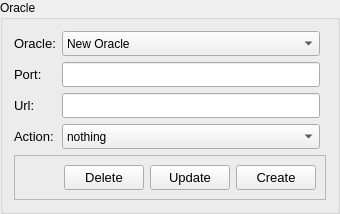
                   <widget class="QGroupBox" name="gbxOracleEdit_2">
                    <property name="title">
                     <string>Oracle</string>
                    </property>
                    <layout class="QGridLayout" name="gridLayout_12">
                     <item row="1" column="1">
                      <widget class="QLineEdit" name="txtOracleEditPort_2">
                       <property name="minimumSize">
                        <size>
                         <width>0</width>
                         <height>25</height>
                        </size>
                       </property>
                       <property name="maximumSize">
                        <size>
                         <width>16777215</width>
                         <height>25</height>
                        </size>
                       </property>
                       <property name="font">
                        <font>
                         <pointsize>10</pointsize>
                        </font>
                       </property>
                      </widget>
                     </item>
                     <item row="4" column="0" colspan="3">
                      <widget class="QFrame" name="frame_29">
                       <property name="minimumSize">
                        <size>
                         <width>0</width>
                         <height>0</height>
                        </size>
                       </property>
                       <property name="frameShape">
                        <enum>QFrame::StyledPanel</enum>
                       </property>
                       <property name="frameShadow">
                        <enum>QFrame::Raised</enum>
                       </property>
                       <layout class="QHBoxLayout" name="horizontalLayout_16">
                        <item>
                         <spacer name="horizontalSpacer_4">
                          <property name="orientation">
                           <enum>Qt::Horizontal</enum>
                          </property>
                          <property name="sizeHint" stdset="0">
                           <size>
                            <width>40</width>
                            <height>20</height>
                           </size>
                          </property>
                         </spacer>
                        </item>
                        <item>
                         <widget class="QPushButton" name="btnOracleEdit_2">
                          <property name="minimumSize">
                           <size>
                            <width>0</width>
                            <height>25</height>
                           </size>
                          </property>
                          <property name="maximumSize">
                           <size>
                            <width>16777215</width>
                            <height>25</height>
                           </size>
                          </property>
                          <property name="font">
                           <font>
                            <pointsize>10</pointsize>
                           </font>
                          </property>
                          <property name="text">
                           <string>Delete</string>
                          </property>
                         </widget>
                        </item>
                        <item>
                         <widget class="QPushButton" name="pushButton_16">
                          <property name="minimumSize">
                           <size>
                            <width>0</width>
                            <height>25</height>
                           </size>
                          </property>
                          <property name="maximumSize">
                           <size>
                            <width>16777215</width>
                            <height>25</height>
                           </size>
                          </property>
                          <property name="font">
                           <font>
                            <pointsize>10</pointsize>
                           </font>
                          </property>
                          <property name="text">
                           <string>Update</string>
                          </property>
                         </widget>
                        </item>
                        <item>
                         <widget class="QPushButton" name="pushButton_17">
                          <property name="minimumSize">
                           <size>
                            <width>0</width>
                            <height>25</height>
                           </size>
                          </property>
                          <property name="maximumSize">
                           <size>
                            <width>16777215</width>
                            <height>25</height>
                           </size>
                          </property>
                          <property name="font">
                           <font>
                            <pointsize>10</pointsize>
                           </font>
                          </property>
                          <property name="text">
                           <string>Create</string>
                          </property>
                         </widget>
                        </item>
                       </layout>
                      </widget>
                     </item>
                     <item row="0" column="1">
                      <widget class="QComboBox" name="cbxOracleEditOracle_2">
                       <property name="minimumSize">
                        <size>
                         <width>0</width>
                         <height>25</height>
                        </size>
                       </property>
                       <property name="maximumSize">
                        <size>
                         <width>16777215</width>
                         <height>25</height>
                        </size>
                       </property>
                       <property name="font">
                        <font>
                         <pointsize>9</pointsize>
                        </font>
                       </property>
                       <item>
                        <property name="text">
                         <string>New Oracle</string>
                        </property>
                       </item>
                      </widget>
                     </item>
                     <item row="0" column="0">
                      <widget class="QLabel" name="lblOracleEditOracle_2">
                       <property name="minimumSize">
                        <size>
                         <width>0</width>
                         <height>0</height>
                        </size>
                       </property>
                       <property name="font">
                        <font>
                         <pointsize>10</pointsize>
                        </font>
                       </property>
                       <property name="text">
                        <string>Oracle:</string>
                       </property>
                      </widget>
                     </item>
                     <item row="3" column="1">
                      <widget class="QComboBox" name="cbxOracleEditAction_2">
                       <property name="minimumSize">
                        <size>
                         <width>0</width>
                         <height>25</height>
                        </size>
                       </property>
                       <property name="maximumSize">
                        <size>
                         <width>16777215</width>
                         <height>25</height>
                        </size>
                       </property>
                       <property name="font">
                        <font>
                         <pointsize>9</pointsize>
                        </font>
                       </property>
                       <item>
                        <property name="text">
                         <string>nothing</string>
                        </property>
                       </item>
                       <item>
                        <property name="text">
                         <string>log</string>
                        </property>
                       </item>
                       <item>
                        <property name="text">
                         <string>filter</string>
                        </property>
                       </item>
                      </widget>
                     </item>
                     <item row="3" column="0">
                      <widget class="QLabel" name="lblOracleEditAction_2">
                       <property name="minimumSize">
                        <size>
                         <width>0</width>
                         <height>0</height>
                        </size>
                       </property>
                       <property name="font">
                        <font>
                         <pointsize>10</pointsize>
                        </font>
                       </property>
                       <property name="text">
                        <string>Action:</string>
                       </property>
                      </widget>
                     </item>
                     <item row="2" column="1">
                      <widget class="QLineEdit" name="txtOracleEditUrl_2">
                       <property name="minimumSize">
                        <size>
                         <width>0</width>
                         <height>25</height>
                        </size>
                       </property>
                       <property name="maximumSize">
                        <size>
                         <width>16777215</width>
                         <height>25</height>
                        </size>
                       </property>
                       <property name="font">
                        <font>
                         <pointsize>10</pointsize>
                        </font>
                       </property>
                      </widget>
                     </item>
                     <item row="2" column="0">
                      <widget class="QLabel" name="lblOracleEditUrl_2">
                       <property name="minimumSize">
                        <size>
                         <width>0</width>
                         <height>0</height>
                        </size>
                       </property>
                       <property name="font">
                        <font>
                         <pointsize>10</pointsize>
                        </font>
                       </property>
                       <property name="text">
                        <string>Url:</string>
                       </property>
                      </widget>
                     </item>
                     <item row="1" column="0">
                      <widget class="QLabel" name="lblOracleEditPort_2">
                       <property name="minimumSize">
                        <size>
                         <width>0</width>
                         <height>0</height>
                        </size>
                       </property>
                       <property name="font">
                        <font>
                         <pointsize>10</pointsize>
                        </font>
                       </property>
                       <property name="text">
                        <string>Port:</string>
                       </property>
                      </widget>
                     </item>
                    </layout>
                   </widget>
